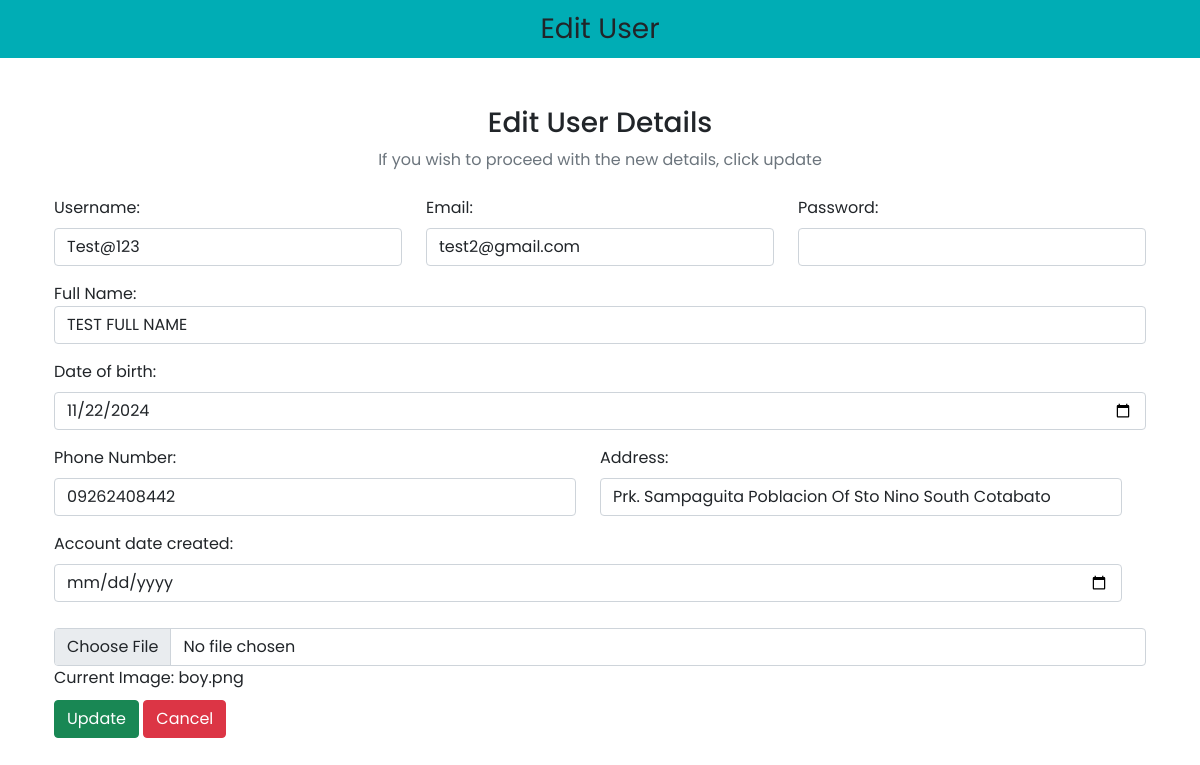
Screenshot of /adminside/edituser.php?id=2 with the database file from the repository.
### tables this page shows
CREATE TABLE IF NOT EXISTS `user_form` (
  `id` int NOT NULL AUTO_INCREMENT,
  `username` varchar(100) NOT NULL,
  `email` varchar(100) NOT NULL,
  `password` varchar(255) NOT NULL,
  `fullname` varchar(100) NOT NULL,
  `dob` date NOT NULL,
  `phonenum` varchar(11) NOT NULL,
  `address` varchar(100) NOT NULL,
  `accdate` datetime NOT NULL,
  `image` varchar(255) NOT NULL,
  PRIMARY KEY (`id`)
);

### adminside/edituser.php (the view, shortened to what this page needs)
<?php
include "config.php";
?>
<!DOCTYPE html>
<html lang="en">
<head>
    <link href="https://cdn.jsdelivr.net/npm/bootstrap@5.1.3/dist/css/bootstrap.min.css" rel="stylesheet"
>
    <link rel="stylesheet" href="https://cdnjs.cloudflare.com/ajax/libs/font-awesome/6.5.0/css/all.min.css"
 />
</head>
<body>
    <nav class="navbar navbar-light justify-content-center fs-3 mb-5" style="background-color: #00ADB5;">
        Edit User
    </nav>
    <div class="container">
        <div class="text-center mb-4">
            <h3> Edit User Details </h4>
                <p class="text-muted">If you wish to proceed with the new details, click update</p>
        </div>
        <?php
        $id = $_GET['id'];
        $query = "SELECT * FROM user_form where id =$id";
        $result = mysqli_query($conn, $query);
        $row = mysqli_fetch_array($result);
        ?>
        <div class="container d-flex justify-content-center">
            <form action="" method="post" style="width:500vw; min-width:300px;" enctype="multipart/form-data">
                <div class="row">
                    <div class="form-group col">
                        <label class="form-label">Username: </label>
                        <input type="text" class="form-control" maxlength="100" name="username"
                            value="<?php echo $row['username'] ?>" required>
                    </div>
                    <div class="form-group col mb-3">
                        <label class="form-label">Email: </label>
                        <input type="email" class="form-control" maxlength="100" name="email"
                            value="<?php echo $row['email'] ?>" required>
                    </div>
                    <div class="form-group  mb-3 col">
                        <label class="form-label">Password: </label>
                        <input type="password" maxlength="100" class="form-control" name="password">
                    </div>
                    <div class="form-group mb-3 ">
                        <label clas="form-label">Full Name: </label>
                        <input type="text" class="form-control" maxlength="100" name="fullname"
                            value="<?php echo $row['fullname'] ?>" required>
                    </div>
                    <div class="form-group mb-3 col">
                        <label class="form-label">Date of birth: </label>
                        <input type="date" class="form-control" name="dob" value="<?php echo $row['dob'] ?>" required>
                    </div>
                    <div class="row">
                        <div class=" mb-3 col">
                            <label class="form-label">Phone Number: </label>
                            <input type="number" class="form-control" name="phonenum" maxlength="11"
                                value="<?php echo $row['phonenum'] ?>" required>
                        </div>
                        <div class=" mb-3 col">
                            <label class="form-label">Address: </label>
                            <input type="text" maxlength="100" class="form-control" name="address"
                                value="<?php echo $row['address'] ?>" required>
                        </div>
                    </div>
                    <div class="row">
                        <div class="form-group mb-3 col">
                            <label class="form-label">Account date created: </label>
                            <input type="date" class="form-control" name="accdate" value="<?php echo $row['accdate'] ?>"
                                required>
                        </div>
                    </div>
                    <br><br><br><br>
                    <div>
                        <input type="file" name="update_image" accept="image/jpg, image/jpeg, image/png"
                            class="form-control" value="<?php echo $row['image'] ?>">
                        <?php
                        $currentImageName = $row['image'];
                        if(!empty($currentImageName)) {
                            echo 'Current Image: '.$currentImageName;
                        } else {
                            echo 'No image uploaded';
                        }
                        ?>
                    </div>
                    <br><br><br>
                    <div>
                        <button type="submit" class="btn btn-success col" name="submit">Update</button>
                        <a href="viewusers.php" class="btn btn-danger col">Cancel</a>
                    </div>
            </form>
        </div>
    </div>
</body>
</html>

### adminside/edituser.php (style rules this page uses)
* { margin: 0; padding: 0; font-family: 'Poppins', sans-serif; box-sizing: border-box; }

### rows the page displays
user_form: username "Test@123", email "test2@gmail.com", fullname "TEST FULL NAME", dob "11/22/2024", phonenum "09262408442", address "Prk. Sampaguita Poblacion Of Sto Nino South Cotabato", image "boy.png"
